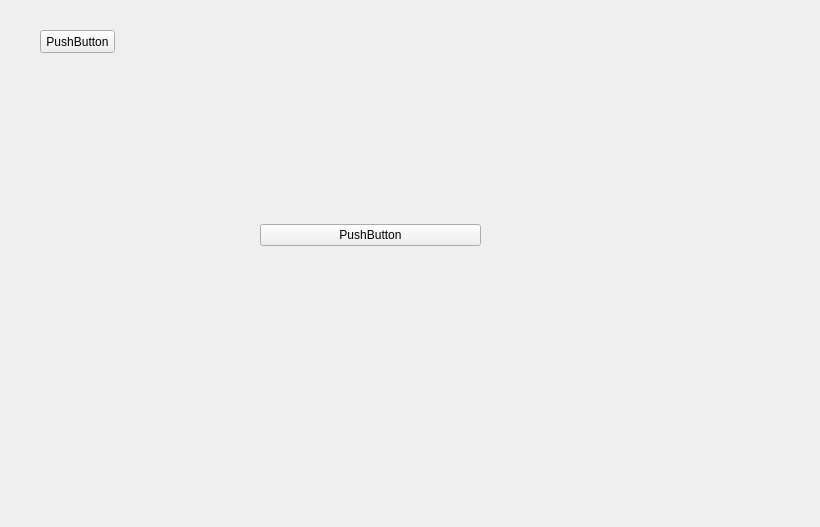
<?xml version="1.0" encoding="UTF-8"?>
<ui version="4.0">
 <class>sizetest</class>
 <widget class="QWidget" name="sizetest">
  <property name="geometry">
   <rect>
    <x>0</x>
    <y>0</y>
    <width>820</width>
    <height>527</height>
   </rect>
  </property>
  <property name="windowTitle">
   <string>sizetest</string>
  </property>
  <widget class="QPushButton" name="sizetest_pushButton_1">
   <property name="geometry">
    <rect>
     <x>40</x>
     <y>30</y>
     <width>75</width>
     <height>23</height>
    </rect>
   </property>
   <property name="text">
    <string>PushButton</string>
   </property>
  </widget>
  <widget class="QWidget" name="widget" native="true">
   <property name="geometry">
    <rect>
     <x>260</x>
     <y>160</y>
     <width>221</width>
     <height>151</height>
    </rect>
   </property>
   <layout class="QHBoxLayout" name="horizontalLayout">
    <item>
     <widget class="QPushButton" name="pushButton">
      <property name="text">
       <string>PushButton</string>
      </property>
     </widget>
    </item>
   </layout>
  </widget>
 </widget>
 <resources/>
 <connections/>
</ui>
